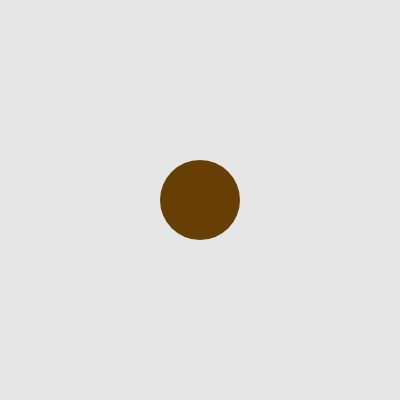
Frame 1 (no input)
Frame 60 (no input): identical to frame 1, image omitted
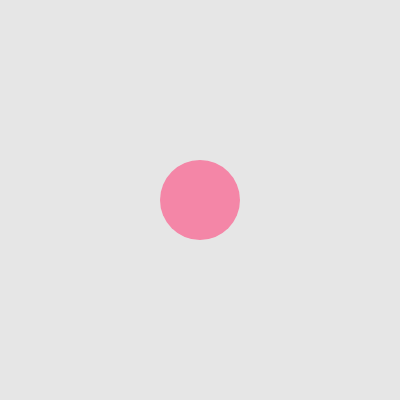
Frame 120 (the mouse pressed at the canvas centre since frame 60)

The p5.js sketch that drew these frames (run headless with seeded random() and noise() and a simulated clock; from frame 60 on, the mouse is pressed at the canvas centre):

// p5.js sketch
// ── sketch.js
// DM2008 — Activity 4a [Guided]
// Bake a Cookie (30 min)
//
// A class is a blueprint — Cookie describes what every cookie has and can do.
// Your job is to complete the class, then add movement and a flavor randomizer.
//
// Suggested order:
// 1. Add the missing properties to the constructor (sz, x, y)
// 2. Fix show() so it uses this.flavor, this.x, this.y, this.sz
// 3. Implement move() and randomFlavor()
// 4. Wire them up in keyPressed() and mousePressed()
//
// Stretch: add a second cookie with different starting values.

let cookie;
let flavorList = ["chocolate", "vanilla", "strawberry"];

function setup() {
  createCanvas(400, 400);
  noStroke();
  cookie = new Cookie("chocolate", 80, width / 2, height / 2);
}

function draw() {
  background(230);
  cookie.show();
}

class Cookie {
  constructor(flavor, sz, x, y) {
    // this. binds each value to this specific cookie object
    // Add the missing properties below
    this.flavor = flavor;
    this.sz = sz;
    this.x = x;
    this.y = y;
  }

  show() {
    // Fix this method — it should use this.flavor, this.x, this.y, this.sz
    switch (this.flavor) {
      case "chocolate":
        fill("#673e04");
        break;
      case "vanilla":
        fill("#ffe9a8");
        break;
      case "strawberry":
        fill("#f486a7");
        break;
      default:
        fill(220, 180, 120);
    }
    ellipse(this.x, this.y, this.sz);
  }

  // Add a move() method — update this.x or this.y based on which key is pressed
  move() {
    if (key === LEFT_ARROW) {
      this.x = this.x - 20;
    }
    if (key === RIGHT_ARROW) {
      this.x = this.x + 20;
    }
    if (key === UP_ARROW) {
      this.y = this.y - 20;
    }
    if (key === DOWN_ARROW) {
      this.y = this.y + 20;
    }
  }

  // Add a randomFlavor() method — set this.flavor to one of at least 3 options
  randomFlavor() {
    this.flavor = random(flavorList);
    console.log(this.flavor);
  }
}

// Call cookie.move() when an arrow key is pressed
function keyPressed() {
  if (key === LEFT_ARROW, RIGHT_ARROW, UP_ARROW, DOWN_ARROW) {
    cookie.move();
  }

}

// Call cookie.randomFlavor() when the mouse is clicked
function mousePressed() {
  cookie.randomFlavor()
}
